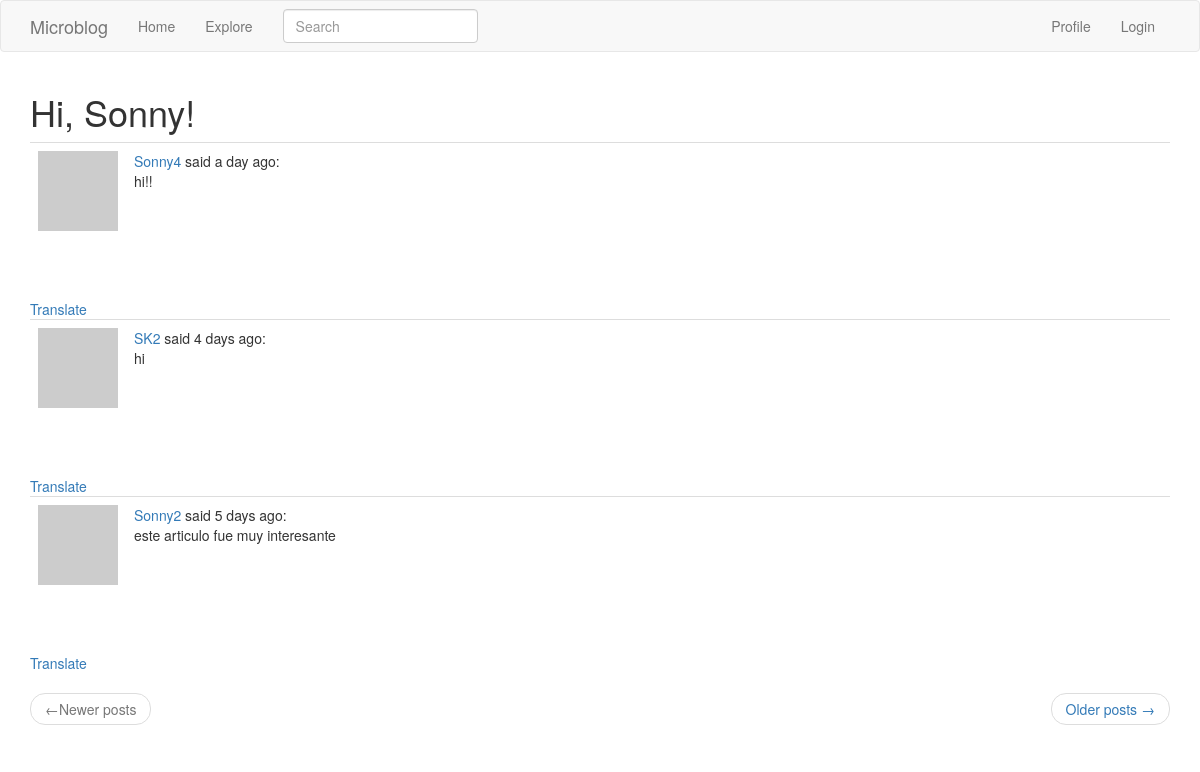
Page /explore (signed in) on the committed database.
### app/models.py (models this page shows, shortened)
class User(UserMixin, db.Model):
    id = db.Column(db.Integer, primary_key=True)
    username = db.Column(db.String(64), index=True, unique=True)
    email = db.Column(db.String(120), index=True, unique=True)
    password_hash = db.Column(db.String(128))
    posts = db.relationship('Post',backref='author', lazy='dynamic')
    about_me = db.Column(db.String(140))
    last_seen = db.Column(db.DateTime, default=datetime.utcnow)
    followed = db.relationship(
        'User', secondary=followers,
        primaryjoin=(followers.c.follower_id == id),
        secondaryjoin=(followers.c.followed_id == id),
        backref=db.backref('followers', lazy='dynamic'), lazy='dynamic')
    def avatar(self, size):
        digest = md5(self.email.lower().encode('utf-8')).hexdigest()
        return 'https://www.gravatar.com/avatar/{}?d=identicon&s={}'.format(digest, size)

class SearchableMixin(object):
    @classmethod
    def before_commit(cls, session):
        session._changes = {
            'add': list(session.new),
            'update': list(session.dirty),
            'delete': list(session.deleted)
        }
    @classmethod
    def after_commit(cls, session):
        for obj in session._changes['add']:
            if isinstance(obj, SearchableMixin):
                add_to_index(obj.__tablename__, obj)
        for obj in session._changes['update']:
            if isinstance(obj, SearchableMixin):
                add_to_index(obj.__tablename__, obj)
        for obj in session._changes['delete']:
            if isinstance(obj, SearchableMixin):
                remove_from_index(obj.__tablename__, obj)
        session._changes=None

class Post(SearchableMixin, db.Model):
    __searchable__ = ['body']
    id = db.Column(db.Integer, primary_key=True)
    body = db.Column(db.String(140))
    timestamp = db.Column(db.DateTime, index=True, default=datetime.utcnow)
    user_id = db.Column(db.Integer, db.ForeignKey('user.id'))
    language = db.Column(db.String(5))

### app/main/routes.py (the view)
@bp.route('/explore')
@login_required
def explore():
    page=request.args.get('page',1,type=int)
    posts = Post.query.order_by(Post.timestamp.desc()).paginate(page,current_app.config['POSTS_PER_PAGE'],False)
    next_url = url_for('main.explore',page=posts.next_num) if posts.has_next else None
    prev_url = url_for('main.explore', page=posts.prev_num) if posts.has_prev else None
    return render_template('index.html', title='Explore', posts=posts.items, next_url=next_url, prev_url=prev_url)

### app/main/forms.py
class SearchForm(FlaskForm):
    q = StringField('Search', validators=[DataRequired()])
    def __init__(self, *args, **kwargs):
        if 'formdata' not in kwargs:
            kwargs['formdata'] = request.args
        if 'csrf_enabled' not in kwargs:
            kwargs['csrf_enabled'] = False
        super(SearchForm, self).__init__(*args, **kwargs)

### app/main/routes.py (called while the page is built)
@bp.before_app_request
def before_request():
    if current_user.is_authenticated:
        current_user.last_seen = datetime.utcnow()
        db.session.commit()
        g.search_form = SearchForm()
    g.locale = str(get_locale())

### app/models.py (called while the page is built)
@login.user_loader
def load_user(id):
    return User.query.get(int(id))

### app/templates/index.html (shortened to what this page needs)
{% extends "base.html" %}
{% import 'bootstrap/wtf.html' as wtf %}
{% block app_content %}
    <h1> Hi, {{ current_user.username }}!</h1>
    {% for post in posts %}
        {% include '_post.html' %}
    {% endfor %}
    <nav aria-label="...">
        <ul class="pager">
            <li class="previous{% if not prev_url %} disabled{% endif %}">
                <a href="{{ prev_url or '#' }}">
                    <span aria-hidden="true">&larr;</span>Newer posts
                </a>
            </li>
            <li class="next{% if not next_url %} disabled{% endif %}">
                <a href="{{ next_url or '#' }}">
                    Older posts <span aria-hidden="true">&rarr;</span>
                </a>
            </li>
        </ul>
    </nav>
{% endblock %}

### app/templates/_post.html
<table class="table table-hover">
    <tr>
        <td width="70px">
            <a href="{{ url_for('main.user', username=post.author.username) }}">
                <img src ="{{ post.author.avatar(70) }}" />
            </a>
        </td>
        <td>
            <a href="{{ url_for('main.user', username=post.author.username) }}">
                {{ post.author.username }}
            </a>
            said {{ moment(post.timestamp).fromNow() }}: <br>
            <span id = "post{{ post.id }}">{{ post.body }}</span>
        </td>
    </tr>
</table>
{% if post.language and post.language != g.locale%}
<br><br>
<span id= "translation{{ post.id }}">
<a href="javascript:translate(
    '#post{{ post.id }}',
    '#translation{{ post.id }}',
    '{{ post.language }}',
    '{{ g.locale }}');">
    {{ 'Translate' }}</a>
</span>
{% endif %}

### rows in the picture
User: username "Sonny"
Post: author.username "Sonny4", timestamp "a day ago", body "hi!!", value "Translate"
Post: author.username "SK2", timestamp "4 days ago", body "hi", value "Translate"
Post: author.username "Sonny2", timestamp "5 days ago", body "este articulo fue muy interesante", value "Translate"
